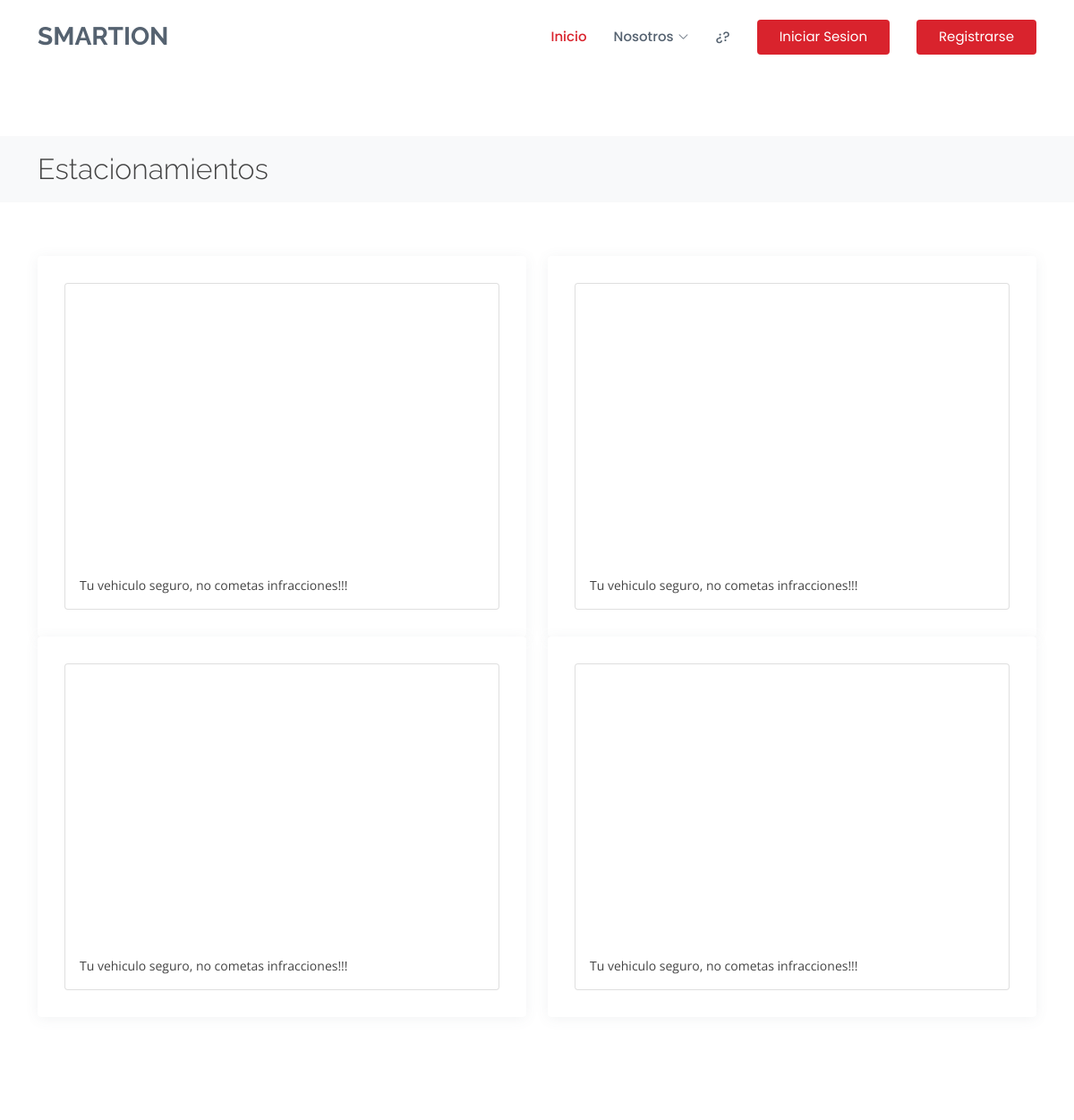
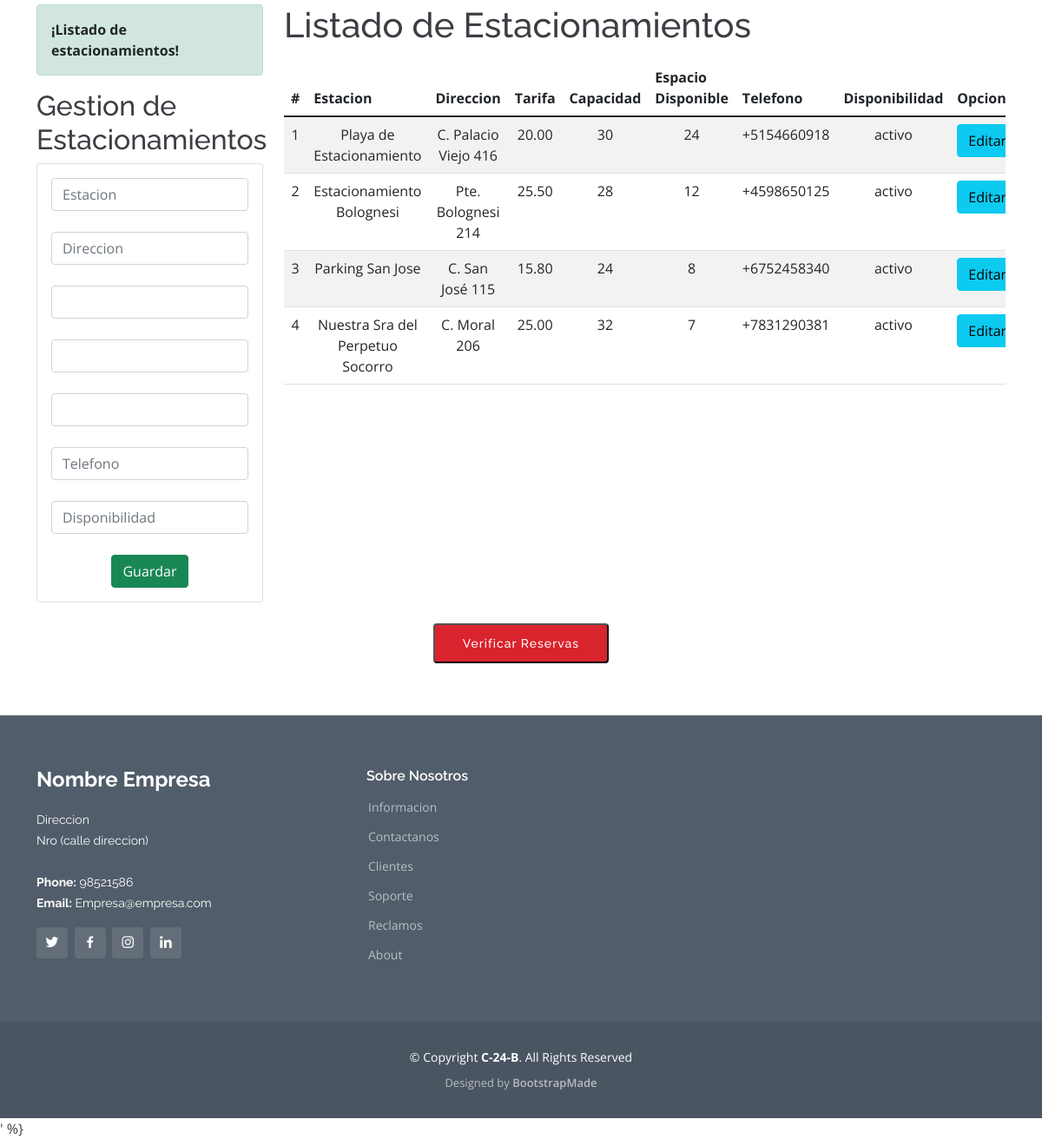
The app's page /contact with its own data (2 pictures, top to bottom).
### webpark/models.py (models this page shows, shortened)
class Estacionamiento(models.Model):
    direccion = models.CharField(max_length=100)
    tarifa = models.DecimalField(max_digits=6,decimal_places=2)
    nombre_estac = models.CharField(max_length=50)
    nro_espacios = models.IntegerField(default=0)
    espacio_disponible = models.IntegerField(default=0)
    telefono = models.CharField(max_length=50)
    disponibilidad = models.CharField(max_length=70)

### webpark/views.py (the view)
# urls.py: path('contact', views.contact, name="contact"),
def contact(request):
    estacionamiento = Estacionamiento.objects.all()
    messages.success(request, '¡Listado de estacionamientos!')
    return render(request, "webpark/contact.html", {"estacionamiento": estacionamiento})

### webpark/templates/webpark/contact.html (shortened to what this page needs)
{% extends "webpark/layout.html" %}
{% block content %}
  <main id="main">
    <section id="breadcrumbs" class="breadcrumbs">
      <div class="container">
        <div class="d-flex justify-content-between align-items-center">
          <h2>Estacionamientos</h2>
        </div>
      </div>
    </section>
    <section id="team" class="team ">
        <div class="container">
          <div class="row">
            <div class="col-lg-6">
              <div class="member d-flex align-items-start">
                <div class="card">
                    <iframe src="https://www.google.com/maps/d/u/0/embed?mid=1g0hBYvHvAINRP_CliQlVt6CT89rfdJcr" width="550" height="300" style="border:0;" allowfullscreen="" loading="lazy"></iframe>
                    <div class="card-body">
                      <p class="card-text">Tu vehiculo seguro, no cometas infracciones!!!</p>
                    </div>
                  </div>
              </div>
            </div>
            <div class="col-lg-6">
                <div class="member d-flex align-items-start">
                  <div class="card">
                    <iframe src="https://www.google.com/maps/d/u/0/embed?mid=1tdx9cg3Dw6bCt0TzbGNgHh0sXXKdWUmb" width="550" height="300" style="border:0;" allowfullscreen="" loading="lazy"></iframe>
                      <div class="card-body">
                        <p class="card-text">Tu vehiculo seguro, no cometas infracciones!!!</p>
                      </div>
                    </div>
                </div>
              </div>
              <div class="col-lg-6">
                <div class="member d-flex align-items-start">
                  <div class="card">
                    <iframe src="https://www.google.com/maps/d/u/0/embed?mid=1jjiEUxGaTn-Yk0NzjOzKP8JRyIfTxCGM" width="550" height="300" style="border:0;" allowfullscreen="" loading="lazy"></iframe>
                      <div class="card-body">
                        <p class="card-text">Tu vehiculo seguro, no cometas infracciones!!!</p>
                      </div>
                    </div>
                </div>
              </div>
              <div class="col-lg-6">
                <div class="member d-flex align-items-start">
                  <div class="card">
                    <iframe src="https://www.google.com/maps/d/u/0/embed?mid=1d2LLl4FEW5cKnOMu6xRsexxSIiFzv1Fu" width="550" height="300" style="border:0;" allowfullscreen="" loading="lazy"></iframe>
                      <div class="card-body">
                        <p class="card-text">Tu vehiculo seguro, no cometas infracciones!!!</p>
                      </div>
                    </div>
                </div>
              </div>
        </div>
      </section>
    <section id="contact" class="contact">
      <div class="container">
        <div class="row">
            <div class="col-sm-12 col-md-6 col-lg-4 col-xl-3">
                {% if messages %}
                {% for message in messages %}
                <div class="alert alert-success alert-dismissible" >
                    <strong class="text-dark">{{ message }}</strong>
                </div>
                {% endfor %}
                {% endif %}
                <h2 style="color: rgb(61, 61, 68);">Gestion de Estacionamientos</h2>
                <div class="card">
                    <div class="card-body">
                        <form action="/registrarEstacion" method="post">{% csrf_token %}
                            <div class="form-group">
                                <input type="text" id="txtEstacionamiento" name="txtEstacionamiento" class="form-control" placeholder="Estacion" required>
                            </div>
                            <br>
                            <div class="form-group">
                                <input type="text" id="txtDireccion" name="txtDireccion" class="form-control" placeholder="Direccion" required>
                            </div>
                            <br>
                            <div class="form-group">
                                <input type="number" id="txtTarifa" name="txtTarifa" class="form-control" required>
                            </div>
                            <br>
                            <div class="form-group">
                                <input type="number" id="txtEspacios" name="txtEspacios" class="form-control" required>
                            </div>
                            <br>
                            <div class="form-group">
                                <input type="number" id="txtCapacidad" name="txtCapacidad" class="form-control" required>
                            </div>
                            <br>
                            <div class="form-group">
                                <input type="text" id="txtTelefono" name="txtTelefono" class="form-control" placeholder="Telefono" required>
                            </div>
                            <br>
                            <div class="form-group">
                                <input type="text" id="txtDisponibilidad" name="txtDisponibilidad" class="form-control" placeholder="Disponibilidad" required>
                            </div>
                            <br>
                            <div class="form-group text-center">
                                <button type="submit" class="btn btn-success btn-block text-white">Guardar</button>
                            </div>
                        </form>
                    </div>
                </div>
            </div>
            <div class="col-sm-12 col-md-6 col-lg-8 col-xl-9">
                <h1 style="color: rgb(61, 61, 68);">Listado de Estacionamientos</h1>
                <div class="table-responsive py-2">
                    <table class="table table-striped">
                        <thead>
                            <tr>
                                <th>#</th>
                                <th>Estacion</th>
                                <th>Direccion</th>
                                <th>Tarifa</th>
                                <th>Capacidad</th>
                                <th>Espacio Disponible</th>
                                <th>Telefono</th>
                                <th>Disponibilidad</th>
                                <th colspan="2">Opciones</th>
                            </tr>
                        </thead>
                        <tbody>
                            {% for c in estacionamiento %}
                            <tr>
                                <td class="text-center">{{forloop.counter}}</td>
                                <td class="text-center">{{c.nombre_estac}}</td>
                                <td class="text-center">{{c.direccion}}</td>
                                <td class="text-center">{{c.tarifa}}</td>
                                <td class="text-center">{{c.nro_espacios}}</td>
                                <td class="text-center">{{c.espacio_disponible}}</td>
                                <td class="text-center">{{c.telefono}}</td>
                                <td class="text-center">{{c.disponibilidad}}</td>
                                <td><a href="editarEstacion/{{c.nombre_estac}}" class="btn btn-info">Editar</a></td>
                            </tr>
                            {% endfor %}
                        </tbody>
                    </table>
                </div>
            </div>
        </div>
      </div>
      <br>
            <div class="text-center"><a href="/contact/reservation"><button type="submit" style="font-family: 'Raleway',sans-serif;font-weight: 500;
              font-size: 14px;letter-spacing: 1px;display: inline-block;padding: 14px 32px;
              border-radius: 4px;transition: 0.5s;line-height: 1;color: #fff;-webkit-animation-delay: 0.8s;
              animation-delay: 0.8s;background: #d9232d;">Verificar Reservas</button></a></div>
    </section>
  </main>
  {% endblock %}

### webpark/templates/webpark/layout.html (shortened to what this page needs)
{% load static %}
<!DOCTYPE html>
<html lang="en">
<head>
  <link href="{% static 'assets/vendor/animate.css/animate.min.css' %}" rel="stylesheet">
  <link href="{% static 'assets/vendor/bootstrap/css/bootstrap.min.css' %}" rel="stylesheet">
  <link href="{% static 'assets/vendor/bootstrap-icons/bootstrap-icons.css' %}" rel="stylesheet">
  <link href="{% static 'assets/vendor/boxicons/css/boxicons.min.css' %}" rel="stylesheet">
  <link href="{% static 'assets/vendor/glightbox/css/glightbox.min.css' %}" rel="stylesheet">{% static '
  <link href="{% static 'assets/vendor/remixicon/remixicon.css' %}" rel="stylesheet">
  <link href="{% static 'assets/vendor/swiper/swiper-bundle.min.css' %}" rel="stylesheet">
  <link href="{% static 'assets/css/style.css' %}" rel="stylesheet">
</head>
<body>
  <header id="header" class="fixed-top d-flex align-items-center">
    <div class="container d-flex align-items-center">
      <h1 class="logo me-auto"><a href="/">SMARTION</a></h1>
      <nav id="navbar" class="navbar">
        <ul>
          <li><a href="/" class="active">Inicio</a></li>
          <li class="dropdown"><a href="#"><span>Nosotros</span> <i class="bi bi-chevron-down"></i></a>
            </li>
          {% if user.is_authenticated %}
          <li><a href="#">Hola {{ request.user.username }} </a></li>
          <li><a href="/logout" class="getstarted">Salir</a></li>
          {% else %}
          <li><a href="contact.html">¿?</a></li>
          <li><a href="/login" class="getstarted">Iniciar Sesion</a></li>
          <li><a href="/signup" class="getstarted">Registrarse</a></li>
          {% endif %}
        </ul>
      </nav>
    </div>
  </header>
  {% if messages %}
      {% for message in messages %}
      <div class="notification {{ message.tags}}">
      </div>
      {% endfor %}
  {% endif  %}
    <br>
    {% block content %}
    {% endblock %}
  <footer id="footer">
    <div class="footer-top">
      <div class="container">
        <div class="row">
          <div class="col-lg-4 col-md-6">
            <div class="footer-info">
              <h3>Nombre Empresa</h3>
              <p>
                Direccion <br>
                Nro (calle direccion)<br><br>
                <strong>Phone:</strong> 98521586<br>
                <strong>Email:</strong> Empresa@empresa.com<br>
              </p>
              <div class="social-links mt-3">
                <a href="#" class="twitter"><i class="bx bxl-twitter"></i></a>
                <a href="#" class="facebook"><i class="bx bxl-facebook"></i></a>
                <a href="#" class="instagram"><i class="bx bxl-instagram"></i></a>
                <a href="#" class="linkedin"><i class="bx bxl-linkedin"></i></a>
              </div>
            </div>
          </div>
          <div class="col-lg-5 col-md-6 footer-links">
            <h4>Sobre Nosotros</h4>
            <ul>
              <li> <a href="#">Informacion</a></li>
              <li> <a href="#">Contactanos</a></li>
              <li> <a href="#">Clientes</a></li>
              <li> <a href="#">Soporte</a></li>
              <li> <a href="#">Reclamos</a></li>
              <li> <a href="#">About</a></li>
            </ul>
          </div>
        </div>
      </div>
    </div>
    <div class="container">
      <div class="copyright">
        &copy; Copyright <strong><span>C-24-B</span></strong>. All Rights Reserved
      </div>
      <div class="credits">
        Designed by <a href="https://bootstrapmade.com/">BootstrapMade</a>
      </div>
    </div>
  </footer>
  ' %}
</body>
</html>

### static/assets/css/style.css (style rules this page uses)
body { font-family: "Open Sans", sans-serif; color: #444444; }
a { text-decoration: none; color: #d9232d; }
h1, h2, h3, h4, h5, h6 { font-family: "Raleway", sans-serif; }
#header { background: white; transition: all 0.5s; z-index: 997; padding: 20px 0; }
#header .logo { font-size: 28px; margin: 0; padding: 0; line-height: 1; font-weight: 700; text-transform: uppercase; }
#header .logo a { color: #556270; }
.navbar { padding: 0; }
.navbar ul { margin: 0; padding: 0; display: flex; list-style: none; align-items: center; }
.navbar li { position: relative; }
.navbar a, .navbar a:focus { display: flex; align-items: center; justify-content: space-between; padding: 10px 0 10px 30px; font-family: "Poppins", sans-serif; font-size: 15px; font-weight: 500; color: #556270; white-space: nowrap; transition: 0.3s; }
.navbar a i, .navbar a:focus i { font-size: 12px; line-height: 0; margin-left: 5px; }
.navbar a:hover, .navbar .active, .navbar .active:focus, .navbar li:hover > a { color: #d9232d; }
.navbar .getstarted, .navbar .getstarted:focus { background: #d9232d; padding: 8px 25px; margin-left: 30px; border-radius: 4px; font-weight: 400; color: #fff; }
section { padding: 60px 0; overflow: hidden; }
.breadcrumbs { padding: 18px 0; background: #f8f9fa; min-height: 40px; margin-top: 80px; }
.breadcrumbs h2 { font-size: 32px; font-weight: 300; margin: 0; }
.team .member { position: relative; box-shadow: 0px 2px 15px rgba(85, 98, 112, 0.08); padding: 30px; border-radius: 4px; background: white; }
.team .member p { margin: 10px 0 0 0; font-size: 14px; }
#footer { background: #4a5562; padding: 0 0 30px 0; color: #fff; font-size: 14px; }
#footer .footer-top { background: #515d6a; padding: 60px 0 30px 0; }
#footer .footer-top .footer-info { margin-bottom: 30px; }
#footer .footer-top .footer-info h3 { font-size: 24px; margin: 0 0 20px 0; padding: 2px 0 2px 0; line-height: 1; font-weight: 700; }
#footer .footer-top .footer-info p { font-size: 14px; line-height: 24px; margin-bottom: 0; font-family: "Raleway", sans-serif; color: #fff; }
#footer .footer-top .social-links a { font-size: 18px; display: inline-block; background: rgba(255, 255, 255, 0.1); color: #fff; line-height: 1; padding: 8px 0; margin-right: 4px; border-radius: 4px; text-align: center; width: 36px; height: 36px; transition: 0.3s; }
#footer .footer-top h4 { font-size: 16px; font-weight: 600; color: #fff; position: relative; padding-bottom: 12px; }
#footer .footer-top .footer-links { margin-bottom: 30px; }
#footer .footer-top .footer-links ul { list-style: none; padding: 0; margin: 0; }
#footer .footer-top .footer-links ul li { padding: 10px 0; display: flex; align-items: center; }
#footer .footer-top .footer-links ul li:first-child { padding-top: 0; }
#footer .footer-top .footer-links ul a { color: rgba(255, 255, 255, 0.6); transition: 0.3s; display: inline-block; line-height: 1; }
#footer .copyright { text-align: center; padding-top: 30px; }
#footer .credits { padding-top: 10px; text-align: center; font-size: 13px; color: rgba(255, 255, 255, 0.6); }
#footer .credits a { color: rgba(255, 255, 255, 0.6); transition: 0.3s; font-weight: 600; }

### records on screen
Estacionamiento: nombre_estac "Playa de Estacionamiento", direccion "C. Palacio Viejo 416", tarifa "20.00", nro_espacios "30", espacio_disponible "24", telefono "+5154660918", disponibilidad "activo"
Estacionamiento: nombre_estac "Estacionamiento Bolognesi", direccion "Pte. Bolognesi 214", tarifa "25.50", nro_espacios "28", espacio_disponible "12", telefono "+4598650125", disponibilidad "activo"
Estacionamiento: nombre_estac "Parking San Jose", direccion "C. San José 115", tarifa "15.80", nro_espacios "24", espacio_disponible "8", telefono "+6752458340", disponibilidad "activo"
Estacionamiento: nombre_estac "Nuestra Sra del Perpetuo Socorro", direccion "C. Moral 206", tarifa "25.00", nro_espacios "32", espacio_disponible "7", telefono "+7831290381", disponibilidad "activo"

### other values on screen
{{ message }} "¡Listado de estacionamientos!"
